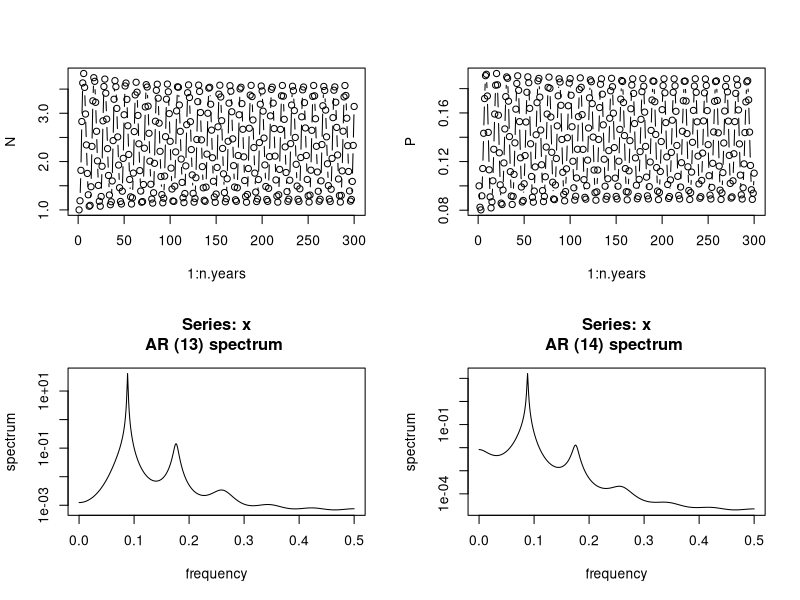
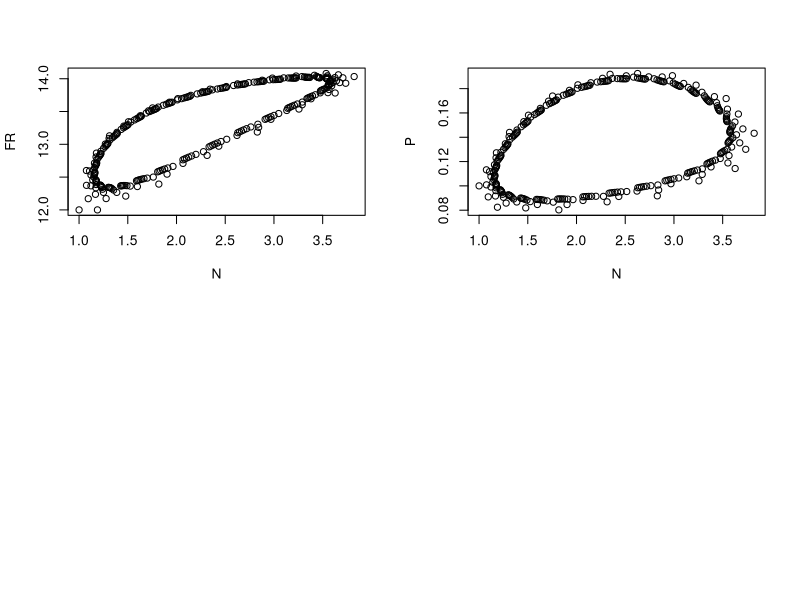
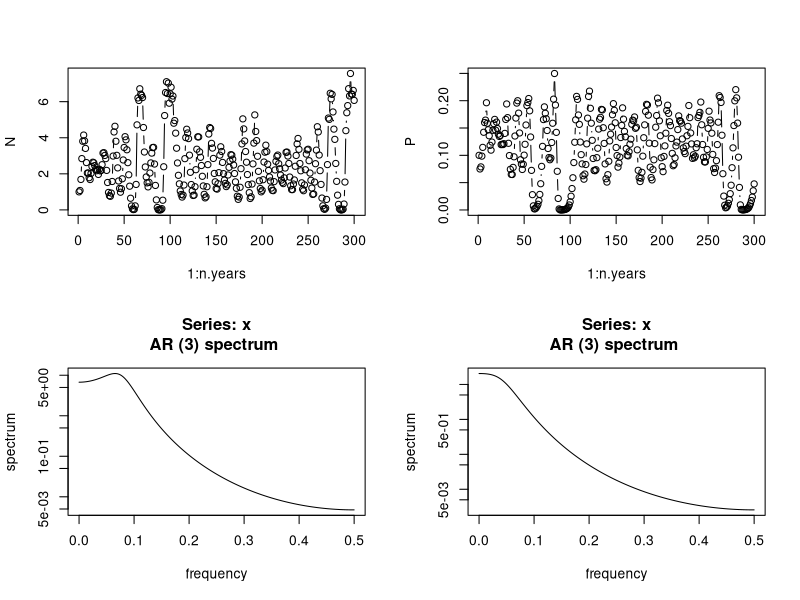
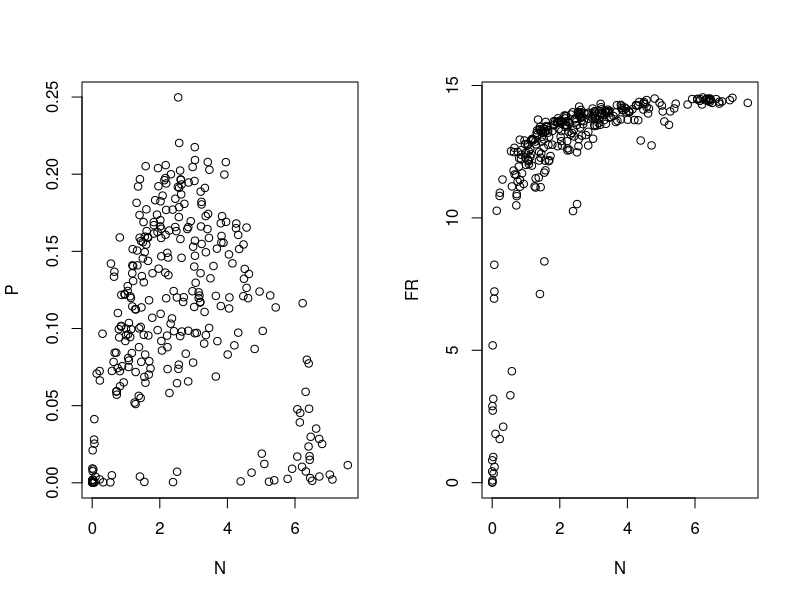

R code for these plots, in order:
#################################################################################
### FB 15/03/2018 - finding parameter set with noisy limit cycle (i.e. limit cycle present when sigma ->0)
### FB 13/11/2017 - predator-prey model with noisy functional response data
### From much earlier code -- see Bayesian folder

rm(list=ls())
graphics.off()

################# Simulating the model without any noise ######################################

############# New parameter set --- stable limit cycles without stochasticity #############
############# Formally an invariant loop ##################################################

### Model used (use stored simulated data later on, just tryouts for now)
n.years<-300  	# Number of years // large so that we have no bias due to data length
N1<-1			# Initial pop size
P1<-0.1
K<-1			# threshold dd 
beta<-1			# density-dependence exponent
rmax_V<-2			# Max AVERAGE growth rate (thus not a true max...)
rmax_P<-0.5
sigma2.proc<-0.0		# worked well with 0.005
# Process sigma on the log-scale, use the Peretti et al. value. 0.005


### FR and predator parameters
C<-15 #instead 2.5
D<-0.25 #instead 1  (0.1 provoke extinction with C=15 and Q=10)
#NB 0.25 can still provoke extinction, 0.5 does not provide noise-free invariant loop
Q<-10 #possible 100 or 1000 otherwise 

### Simulation of data
#set.seed(42) 
set.seed(41)
#set.seed(40)

y<-N<-P<-FR<-numeric(n.years)
N[1]<-N1
P[1]<-P1
FR[1]<-C*N[1]/(D+N[1])

rV<-rnorm(n.years-1,rmax_V,sqrt(sigma2.proc))
rP<-rnorm(n.years-1,rmax_P,sqrt(sigma2.proc))
FRnoise<-rnorm(n.years,0,sqrt(sigma2.proc))

for (t in 1:(n.years-1)){
  
  FR[t+1]<-(C*N[t]/(D+N[t])) + FRnoise[t+1]
  N[t+1]<-0.05+N[t]*(exp(rV[t])/(1+(N[t]/K)^beta))*(0.01+(1-0.01)*exp(-FR[t]*P[t]/N[t]))
  P[t+1]<-P[t]*exp(rP[t])/(1+P[t]*Q/N[t])
}
## Plotting time series of abundances and FR
par(mfrow=c(2,2))
plot(1:n.years,N,type="b")
plot(1:n.years,P,type="b")

#curve(dbeta(x,a,b),from=0, to=1)
#par(mfrow=c(2,2))
spectrum(log(N),method="ar")
spectrum(log(P),method="ar")

plot(N,FR)
plot(N,P)

### Produce dataset to fit
data = cbind(log(N),log(P),FR) 

###################### Noisy limit cycle #############################################

rm(list=ls())
graphics.off()

### Model used (use stored simulated data later on, just tryouts for now)
n.years<-300  	# Number of years // large so that we have no bias due to data length
N1<-1			# Initial pop size
P1<-0.1
K<-1			# threshold dd 
beta<-1			# density-dependence exponent
rmax_V<-2			# Max AVERAGE growth rate (thus not a true max...)
rmax_P<-0.5
sigma2.proc<-0.005		# 0.05 usual but worked well with 0.005
# Process sigma on the log-scale, use the Peretti et al. value. 0.005


### FR and predator parameters
C<-15 #2.5
D<-0.25 #0.5 #1
Q<-10 

### Simulation of data
#set.seed(42) 
set.seed(41)
#set.seed(40)

y<-N<-P<-FR<-numeric(n.years)
N[1]<-N1
P[1]<-P1
FR[1]<-C*N[1]/(D+N[1])

rV<-rnorm(n.years-1,rmax_V,sqrt(sigma2.proc))
rP<-rnorm(n.years-1,rmax_P,sqrt(sigma2.proc))
FRnoise<-rnorm(n.years,0,sqrt(sigma2.proc))

for (t in 1:(n.years-1)){
 
  FR[t+1]<-max((C*N[t]/(D+N[t])) + FRnoise[t+1],0.0001)
  N[t+1]<-N[t]*(exp(rV[t])/(1+(N[t]/K)^beta))*(0.01+(1-0.01)*exp(-FR[t]*P[t]/N[t]))
  P[t+1]<-P[t]*exp(rP[t])/(1+P[t]*Q/N[t])
}
## Plotting time series of abundances and FR
par(mfrow=c(2,2))
plot(1:n.years,N,type="b")
plot(1:n.years,P,type="b")
#curve(dbeta(x,a,b),from=0, to=1)

#par(mfrow=c(2,2))
spectrum(log(N),method="ar")
spectrum(log(P),method="ar")

par(mfrow=c(1,2))
plot(N,P)
plot(N,FR)
